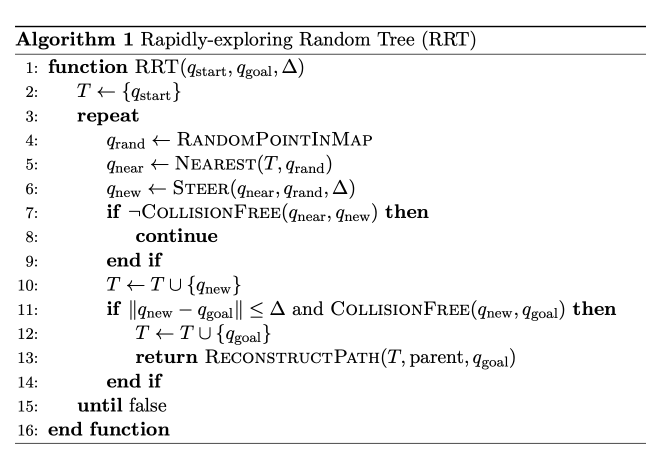
#> input picture figures/method.png, 1292 x 936 px (shown at 1/2 size)
$ python rrt_demo.py
#> lines starting #> are read from the running program, lines starting #| are printed output that depends on the picture; after the words box and inside, x2 and y2 are one past the last pixel; in counts of white or black regions, pixels touching at a corner belong together
"""
Interactive RRT demo on the example map, with step-by-step pseudocode.

Controls
  Run / Pause : execute pseudocode steps continuously (rate set by "Speed")
  Step        : execute one pseudocode step (sample, nearest, steer, check, ...)
  Iteration   : execute steps until the current iteration ends
  Reset       : clear the tree (keeps start/goal)
  Capture     : save the map panel only as a PNG in captures/
  Left click  : move start (green dot)
  Right click : move goal (green star)
  Sliders     : step size, goal bias, speed (pseudocode steps per second)

The pseudocode panel shows method.png (Algorithm 1) and highlights its lines.

Requires: numpy, matplotlib   ->  pip install numpy matplotlib
"""
import os
import re
import textwrap
from datetime import datetime

import numpy as np
import matplotlib.pyplot as plt
from matplotlib.widgets import Button, Slider
from matplotlib.patches import Rectangle, Circle, Polygon
from matplotlib.collections import LineCollection

plt.rcParams["mathtext.fontset"] = "cm"   # Computer Modern, same as the LaTeX pseudocode figure

# ---------------- Map (pixel coordinates of the image, y points down) ----------------
W, H = 661, 407
WALLS = [  # (x0, y0, x1, y1)
    (0, 0, W, 18), (0, 388, W, H), (0, 0, 18, H), (643, 0, W, H),  # outer border
    (130, 198, 268, 216),   # horizontal wall, left
    (250, 198, 268, 388),   # vertical wall from bottom, left
    (383, 0, 401, 213),     # vertical wall from top, middle
    (509, 198, 527, 388),   # vertical wall from bottom, right
]
START = np.array([90.0, 325.0])
GOAL = np.array([580.0, 82.0])
MARGIN = 6          # clearance kept from walls (pixels)
GOAL_RADIUS = 18    # radius of the start dot
STAR_RADIUS = 24    # outer radius of the goal star
WALL_COLOR = "#5c5c5c"
MARKER_COLOR = "#00a200"
TICK_MS = 30        # GUI timer interval
LINE_W = 2          # width of every line (edges, path, rays, rings)
NODE_MS = 8         # marker size of every tree node (same as the new node during exploration)

INFLATED = [(x0 - MARGIN, y0 - MARGIN, x1 + MARGIN, y1 + MARGIN) for x0, y0, x1, y1 in WALLS]


def star_vertices(center, r_out=STAR_RADIUS, r_in=STAR_RADIUS * 0.45):
    """Five-pointed star pointing up on screen (the y axis points down)."""
    ang = -np.pi / 2 + np.arange(10) * np.pi / 5
    r = np.where(np.arange(10) % 2 == 0, r_out, r_in)
    return center + np.c_[r * np.cos(ang), r * np.sin(ang)]


def point_free(p):
    return not any(x0 <= p[0] <= x1 and y0 <= p[1] <= y1 for x0, y0, x1, y1 in INFLATED)


# [18 lines left out: function segment_hits_rect, not called in this run]


def segment_free(p, q):
    return not any(segment_hits_rect(p, q, r) for r in INFLATED)


# ---------------- Pseudocode ----------------
PSEUDO = [
    "RRT(q_start, q_goal):",
    "  T ← { q_start }",
    "  repeat",
    "    q_rand ← random point in whole map",
    "             (q_goal with prob. p_goal)",
    "    q_near ← Nearest(T, q_rand)",
    "    q_new  ← Steer(q_near, q_rand, Δ)",
    "    if not CollisionFree(q_near, q_new):",
    "      discard q_new; continue",
    "    T.add(q_new, parent = q_near)",
    "    if ‖q_new − q_goal‖ ≤ Δ and",
    "       CollisionFree(q_new, q_goal):",
    "      T.add(q_goal, parent = q_new)",
    "      return path q_start → q_goal",
]
PHASE_LINES = {  # phase -> highlighted pseudocode lines
    "init": [1],
    "sample": [3, 4],
    "nearest": [5],
    "reach": [6],
    "steer": [6],
    "check": [7],
    "discard": [8],
    "add": [9],
    "goal_check": [10, 11],
    "connect": [12],
    "done": [13],
}
METHOD_IMAGE = os.path.join(os.path.dirname(os.path.abspath(__file__)), "figures", "method.png")
METHOD_LINES = {  # phase -> highlighted lines of method.png (line k is numbered k + 1 there)
    "init": [1],
    "sample": [3],
    "nearest": [4],
    "reach": [5],
    "steer": [5],
    "check": [6],
    "discard": [7],
    "add": [9],
    "goal_check": [10],
    "connect": [11],
    "done": [12],
}
QS, QG, QR, QN, QW = (rf"$q_{{\mathrm{{{n}}}}}$" for n in ("start", "goal", "rand", "near", "new"))
DELTA = r"$\Delta$"


def wrap_math(text, width):
    """textwrap.fill that counts each $...$ snippet as a short word and never splits it."""
    maths = re.findall(r"\$[^$]*\$", text)
    text = textwrap.fill(re.sub(r"\$[^$]*\$", "@@@@", text), width)
    for m in maths:
        text = text.replace("@@@@", m, 1)
    return text


def load_pseudocode_figure(path):
    """Load the algorithm figure as black ink with alpha, so highlights drawn behind it show through.

    Returns (rgba, line_centers, left, pitch): the y pixel of each numbered line, the
    left edge of the algorithm box and the line spacing.
    """
#> called with path = 'figures/method.png'
    img = plt.imread(path)
#> img is the input picture: shape (936, 1292, 4) float32; mean R, G, B, A 0.954, 0.954, 0.954, 1
    ink = 1 - img[..., :3].mean(axis=2)
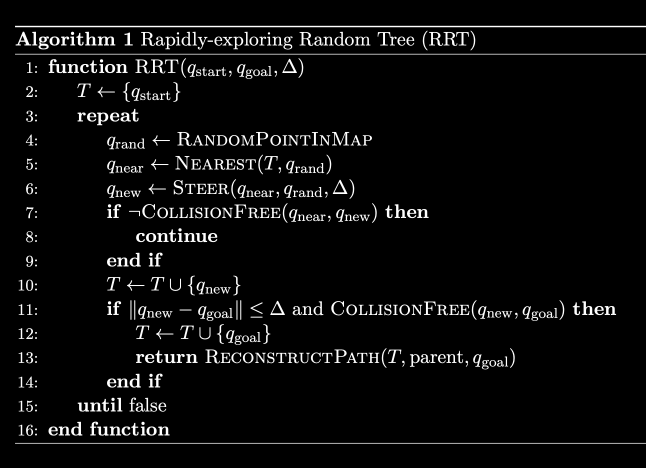
#> ink: shape (936, 1292) float32 (shown at 1/2 size); min 0, max 1, mean 0.0465
    rgba = np.zeros(img.shape[:2] + (4,))
    rgba[..., 3] = ink
    dark = ink > 0.5
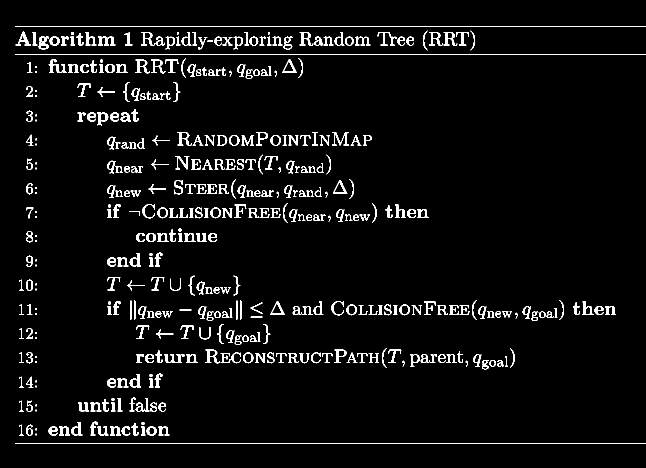
#> dark: shape (936, 1292) bool (shown at 1/2 size); 4.5% white; 402 white regions (34 under 20 px), largest, box (x1, y1, x2, y2) and area: (30, 52, 1292, 54) 2524, (30, 108, 1292, 109) 1262, (30, 886, 1292, 887) 1262

    def runs(idx, gap):   # group sorted indices into runs separated by more than `gap`
        return np.split(idx, np.nonzero(np.diff(idx) > gap)[0] + 1)

    # the algorithm body lies between the last two horizontal rules
    rules = runs(np.nonzero(dark.sum(axis=1) > 0.8 * img.shape[1])[0], 1)
#> rules = [[52, 53], [108], [886]]
    top, bottom = rules[-2][-1] + 1, rules[-1][0]
#> top = 109; bottom = 886
    body = dark[top:bottom]
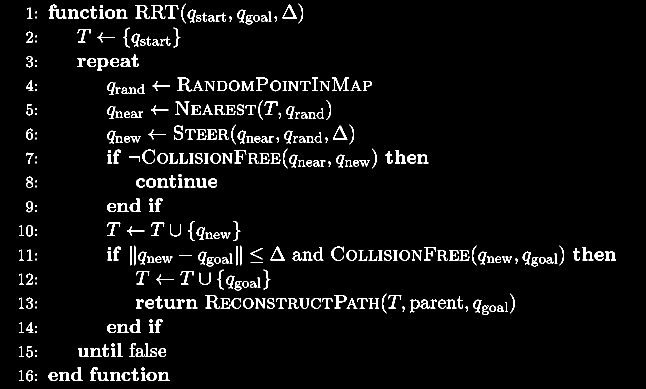
#> body: shape (777, 1292) bool (shown at 1/2 size); 4.2% white; 355 white regions (32 under 20 px), largest, box (x1, y1, x2, y2) and area: (664, 155, 698, 182) 314, (271, 10, 300, 38) 278, (302, 10, 331, 38) 278
    # the line numbers are the first column of ink, ended by a blank gap
    cols = np.nonzero(body.any(axis=0))[0]
#> cols = 1109 values from 38 to 1231
    num_cols = runs(cols, 8)[0]
#> num_cols = 29 values from 38 to 73
    num = body[:, num_cols[0]:num_cols[-1] + 1].any(axis=1)
    centers = [top + rows.mean() for rows in runs(np.nonzero(num)[0], 3)]
#> centers = [134.5, 182.5, 232, 279.5, 328, 377, 425, 473, 522, 570, 618.5, 666.5, 715, 763.5, 812, 860]
    left = np.nonzero(dark.any(axis=0))[0][0]
#> left = 30
    return rgba, centers, left, float(np.median(np.diff(centers)))


# ---------------- RRT ----------------
class RRT:
    """RRT whose main loop is a generator that pauses after every pseudocode step.

    After each `advance()`, `phase` names the step just executed and the
    attributes x_rand / i_near / x_new / ok describe its result.
    """
    reach_step = False   # if True, show the Δ circle as its own step before choosing x_new

    def __init__(self, start, goal, step=50.0, goal_bias=0.05):
        self.start, self.goal = start.copy(), goal.copy()
        self.step_size, self.goal_bias = step, goal_bias
        self.reset()

    def reset(self):
        self.nodes = [self.start.copy()]
        self.parent = [-1]
        self.iters = 0
        self.path = None
        self.x_rand = self.i_near = self.x_new = self.ok = None
        self.goal_sample = False
        self.phase = "init"
        self._steps = self._run()

    # [6 lines left out: function advance, not called in this run]

    @property
    def iteration_ended(self):
        return self.phase in ("discard", "done") or (self.phase == "goal_check" and not self.ok)

    # [53 lines left out: functions _run, _sample, _extract_path, not called in this run]


# ---------------- GUI ----------------
class App:
    RRT_CLASS = RRT
    PSEUDO = PSEUDO              # text pseudocode, used when PSEUDO_IMAGE is None
    PSEUDO_IMAGE = METHOD_IMAGE
    PHASE_LINES = METHOD_LINES
    SHOW_RAND = True             # draw the orange ✕ at q_rand
    SPEED_MAX_LOG = 3            # Speed slider goes up to 10**SPEED_MAX_LOG steps/s
    CAPTURE_PREFIX = "rrt"       # file name prefix of the Capture button's PNGs

    def __init__(self):
        self.rrt = self.RRT_CLASS(START, GOAL)
        self.running = False
        self.credit = 0.0   # fractional steps carried between timer ticks

        self.fig = plt.figure(figsize=(14, 7.5))
        self.ax = self.fig.add_axes([0.02, 0.28, 0.62, 0.66])
        self.ax.set_xlim(0, W)
        self.ax.set_ylim(H, 0)          # flip y so it looks like the image
        self.ax.set_aspect("equal")
        self.ax.set_xticks([]); self.ax.set_yticks([])
        for x0, y0, x1, y1 in WALLS:
            self.ax.add_patch(Rectangle((x0, y0), x1 - x0, y1 - y0, color=WALL_COLOR))

        self.tree = LineCollection([], colors="0.6", linewidths=LINE_W)
        self.ax.add_collection(self.tree)
        self.nodes_plot, = self.ax.plot([], [], "o", color="0.45", ms=NODE_MS)
        self.path_plot, = self.ax.plot([], [], "-", color=MARKER_COLOR, lw=LINE_W)
        self.start_dot = Circle(self.rrt.start, GOAL_RADIUS, color=MARKER_COLOR, zorder=5)
        self.goal_dot = Polygon(star_vertices(self.rrt.goal), color=MARKER_COLOR, zorder=5)
        self.ax.add_patch(self.start_dot); self.ax.add_patch(self.goal_dot)

        # overlays for the current pseudocode step
        self.ray, = self.ax.plot([], [], "--", color="orange", lw=LINE_W, zorder=6)
        self.rand_plot, = self.ax.plot([], [], "x", color="orange", ms=10, mew=LINE_W, zorder=7)
        self.cand_edge, = self.ax.plot([], [], "-", lw=LINE_W, zorder=6)
        self.new_plot, = self.ax.plot([], [], "o", ms=NODE_MS, zorder=8)
        self.goal_ray, = self.ax.plot([], [], "--", lw=LINE_W, zorder=6)
        self.goal_ring = Circle((0, 0), 1, fill=False, ls="--", lw=LINE_W, visible=False, zorder=6)
        self.ax.add_patch(self.goal_ring)
        self.delta_ring = Circle((0, 0), 1, fill=False, ls="--", lw=LINE_W, color="orange", visible=False, zorder=6)
        self.ax.add_patch(self.delta_ring)

        # pseudocode panel
        self.line_marks = []
        if self.PSEUDO_IMAGE is None:
            self.ax_code = self.fig.add_axes([0.66, 0.08, 0.33, 0.86])
            self.ax_code.set_axis_off()
            self.ax_code.set_xlim(0, 1); self.ax_code.set_ylim(0, 1)
            lh = 0.045
            for k, line in enumerate(self.PSEUDO):
                y = 0.97 - k * lh
                mark = Rectangle((0, y - lh / 2), 1, lh, color="#ffe680", visible=False)
                self.ax_code.add_patch(mark)
                self.line_marks.append(mark)
                self.ax_code.text(0.02, y, line, family="monospace", fontsize=10, va="center")
            status_ax, status_y = self.ax_code, 0.97 - len(self.PSEUDO) * lh - 0.03
        else:
            rgba, centers, left, pitch = load_pseudocode_figure(self.PSEUDO_IMAGE)
#> left = 30; pitch = 48.5
            self.ax_code = self.fig.add_axes([0.655, 0.44, 0.34, 0.52])
            self.ax_code.set_axis_off()
            for y in centers:
                mark = Rectangle((left, y - pitch / 2), rgba.shape[1] - left, pitch, color="#ffe680",
                                 visible=False)
                self.ax_code.add_patch(mark)
                self.line_marks.append(mark)
#> this loop made 16 passes
#> y on passes 1 to 8: 134.5, 182.5, 232, 279.5, 328, 377, 425, 473
#> after the loop, self.line_marks = 16 items
            self.ax_code.imshow(rgba, zorder=2)
            status_ax = self.fig.add_axes([0.66, 0.08, 0.33, 0.34])
            status_ax.set_axis_off()
            status_y = 0.97
        self.status = status_ax.text(0.02, status_y, "", fontsize=12, family="cmr10", va="top",
                                     linespacing=1.5, transform=status_ax.transAxes)

        # sliders
        self.s_step = Slider(self.fig.add_axes([0.12, 0.18, 0.45, 0.03]), "Step size Δ", 5, 500, valinit=50)
        self.s_bias = Slider(self.fig.add_axes([0.12, 0.13, 0.45, 0.03]), "Goal bias", 0.0, 0.5, valinit=0.05)
        self.s_speed = Slider(self.fig.add_axes([0.12, 0.08, 0.45, 0.03]), "Speed", 0, self.SPEED_MAX_LOG,
                              valinit=np.log10(3))
        self.s_speed.on_changed(self.speed_label)
        self.speed_label(self.s_speed.val)

        # buttons
        self.b_run = Button(self.fig.add_axes([0.05, 0.015, 0.1, 0.045]), "Run")
        self.b_step = Button(self.fig.add_axes([0.16, 0.015, 0.1, 0.045]), "Step")
        self.b_iter = Button(self.fig.add_axes([0.27, 0.015, 0.1, 0.045]), "Iteration")
        self.b_reset = Button(self.fig.add_axes([0.38, 0.015, 0.1, 0.045]), "Reset")
        self.b_capture = Button(self.fig.add_axes([0.49, 0.015, 0.1, 0.045]), "Capture")
        self.b_capture.on_clicked(lambda e: self.capture())
        self.b_run.on_clicked(self.toggle_run)
        self.b_step.on_clicked(lambda e: self.advance(1))
        self.b_iter.on_clicked(lambda e: self.advance_iteration())
        self.b_reset.on_clicked(lambda e: self.reset())
        self.fig.canvas.mpl_connect("button_press_event", self.on_click)

        self.timer = self.fig.canvas.new_timer(interval=TICK_MS)
        self.timer.add_callback(self.on_timer)
        self.timer.start()
        self.redraw()

    def speed_label(self, v):
        self.s_speed.valtext.set_text(f"{10 ** v:.0f} steps/s")

    def sync_params(self):
        self.rrt.step_size = self.s_step.val
        self.rrt.goal_bias = self.s_bias.val

    # [33 lines left out: functions step_once, advance, advance_iteration, on_timer, set_running, not called in this run]

    def toggle_run(self, _):
        self.set_running(not self.running and self.rrt.path is None)

    # [21 lines left out: functions reset, capture, not called in this run]

    def _capture_label_reset(self):
        self.b_capture.label.set_text("Capture")
        self.fig.canvas.draw_idle()

    # [11 lines left out: function on_click, not called in this run]

    def redraw(self):
        r = self.rrt
        self.draw_tree()
        if r.path is not None:
            self.path_plot.set_data(r.path[:, 0], r.path[:, 1])
        else:
            self.path_plot.set_data([], [])
        self.draw_overlays()
        for k, mark in enumerate(self.line_marks):
            mark.set_visible(k in self.PHASE_LINES[r.phase])
        self.status.set_text(wrap_math(self.describe(), 52))
        self.update_title()
        self.fig.canvas.draw_idle()

    def draw_tree(self):
        r = self.rrt
        self.tree.set_segments([(r.nodes[r.parent[i]], r.nodes[i]) for i in range(1, len(r.nodes))])
        pts = np.array(r.nodes)
        self.nodes_plot.set_data(pts[:, 0], pts[:, 1])

    def draw_overlays(self):
        r, ph = self.rrt, self.rrt.phase
        for artist in (self.ray, self.rand_plot, self.cand_edge, self.new_plot, self.goal_ray):
            artist.set_data([], [])
        self.goal_ring.set_visible(False)
        self.delta_ring.set_visible(False)
        if ph in ("init", "connect", "done"):
            return
        near = r.nodes[r.i_near] if r.i_near is not None else None
        if self.SHOW_RAND and ph in ("sample", "nearest", "reach", "steer", "check", "discard", "add"):
            self.rand_plot.set_data([r.x_rand[0]], [r.x_rand[1]])
        if near is not None and ph != "goal_check":
            self.ray.set_data([near[0], r.x_rand[0]], [near[1], r.x_rand[1]])
        if ph in ("reach", "steer", "check", "discard"):    # exploration: reach of Δ around x_near
            self.delta_ring.center, self.delta_ring.radius = near, r.step_size
            self.delta_ring.set_visible(True)
        if r.x_new is not None:
            color = {"steer": "orange", "check": "#00a000" if r.ok else "red",
                     "discard": "red"}.get(ph, "#00a000")
            self.new_plot.set_marker("X" if ph == "discard" else "o")
            self.new_plot.set_color(color)
            self.new_plot.set_data([r.x_new[0]], [r.x_new[1]])
            if ph != "goal_check":
                self.cand_edge.set_color(color)
                self.cand_edge.set_data([near[0], r.x_new[0]], [near[1], r.x_new[1]])
        if ph == "goal_check":
            color = "#00a000" if r.ok else "0.4"
            self.goal_ring.center, self.goal_ring.radius = r.x_new, r.step_size
            self.goal_ring.set_edgecolor(color)
            self.goal_ring.set_visible(True)
            self.goal_ray.set_color(color)
            self.goal_ray.set_data([r.x_new[0], r.goal[0]], [r.x_new[1], r.goal[1]])

    def describe(self):
        r, ph = self.rrt, self.rrt.phase
        step = f"{DELTA} = {r.step_size:.0f} px"
        if ph == "init":
            return f"T contains only {QS}. Press Step to sample a point."
        if ph == "sample":
            how = f"goal bias: picked {QG} itself" if r.goal_sample else "uniform over the whole map"
            return f"Sampled {QR} = ({r.x_rand[0]:.0f}, {r.x_rand[1]:.0f}) ({how}). " \
                   "It may lie inside a wall: it only gives a direction to grow."
        if ph == "nearest":
            n = r.nodes[r.i_near]
            return f"Nearest tree node to {QR}: {QN} = ({n[0]:.0f}, {n[1]:.0f})."
        if ph == "reach":
            return f"{QW} can be at most {step} from {QN} (dashed circle)."
        if ph == "steer":
            return f"Move from {QN} toward {QR} by at most {step} (dashed circle). " \
                   f"That gives the candidate {QW}."
        if ph == "check":
            return f"{QW} and the edge from {QN} to {QW} are clear of walls: keep {QW}." if r.ok \
                else f"{QW} or the edge from {QN} to {QW} hits a wall: reject {QW}."
        if ph == "discard":
            return f"Continue: {QW} is discarded and T is unchanged. Next: sample again."
        if ph == "add":
            return f"{QW} added to T with parent {QN} (now {len(r.nodes)} nodes)."
        if ph == "goal_check":
            if r.ok:
                return f"{QG} is within {DELTA} of {QW} and visible: connect it!"
            d = np.linalg.norm(r.x_new - r.goal)
            why = "but blocked by a wall" if d <= r.step_size else f"more than {step}"
            return f"{QG} is {d:.0f} px from {QW} ({why}). Next iteration."
        if ph == "connect":
            return f"{QG} added to T with parent {QW}."
        length = np.sum(np.linalg.norm(np.diff(r.path, axis=0), axis=1))
        return f"Done: ReconstructPath follows the parents back from {QG}. " \
               f"Path length {length:.0f} px after {r.iters} iterations."

    def update_title(self):
        msg = f"RRT   iteration: {self.rrt.iters}   nodes: {len(self.rrt.nodes)}"
        if self.rrt.path is not None:
            length = np.sum(np.linalg.norm(np.diff(self.rrt.path, axis=0), axis=1))
            msg += f"   path found, length = {length:.0f} px"
        self.ax.set_title(msg)


if __name__ == "__main__":
    app = App()
#> the loop in redraw, `for k, mark in enumerate(self.line_marks):` made 16 passes
    plt.show()
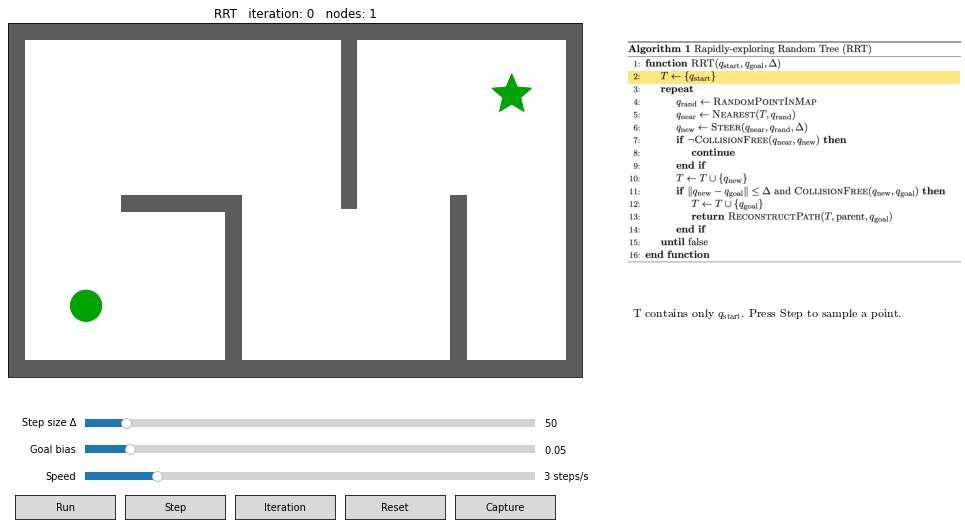
#> figure drawn by matplotlib, 5 panels
